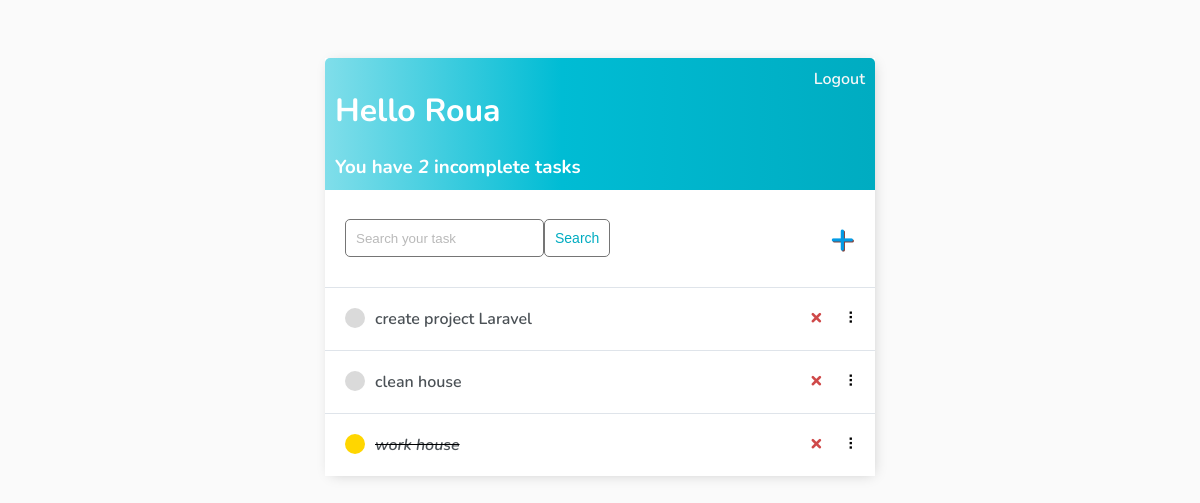
The app's page / (signed in), older data.
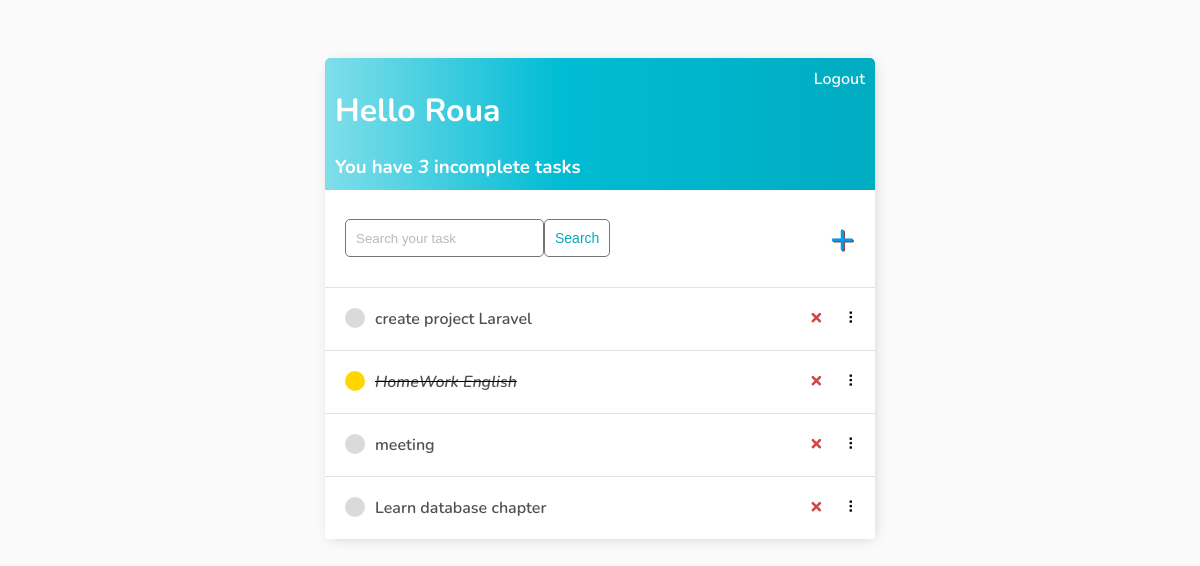
The same page, newer data.
### base/models.py (models this page shows)
class Task(models.Model):
    user = models.ForeignKey(
        User, on_delete=models.CASCADE, null=True, blank=True)
    title = models.CharField(max_length=200)
    description = models.TextField(null=True, blank=True)
    complete = models.BooleanField(default=False)
    created = models.DateTimeField(auto_now_add=True)
    def __str__(self):
        return self.title
    class Meta:
        order_with_respect_to = 'user'

### base/views.py (the view)
# urls.py: path('', TaskList.as_view(), name='tasks'),
class TaskList(LoginRequiredMixin, ListView):
    model = Task
    context_object_name = 'tasks'
    def get_context_data(self, **kwargs):
        context = super().get_context_data(**kwargs)
        context['tasks'] = context['tasks'].filter(user=self.request.user)
        context['count'] = context['tasks'].filter(complete=False).count()
        search_input = self.request.GET.get('search-area') or ''
        if search_input:
            context['tasks'] = context['tasks'].filter(
                title__contains=search_input)
        context['search_input'] = search_input
        return context

### base/templates/base/task_list.html (shortened to what this page needs)
{% extends 'base/main.html' %} {% block content %}
<div class="header-bar">
    <div>
        <h1>Hello {{request.user|title}}</h1>
        <h3 style="margin:0">You have <i>{{count}}</i> incomplete task{{ count|pluralize:"s" }}</h3>
    </div>
    {% if request.user.is_authenticated %}
    <a href="{% url 'logout' %}">Logout</a> {% else %}
    <a href="{% url 'login' %}">Login</a> {% endif %}
</div>
<div id="search-add-wrapper">
    <form method="GET" style="display: flex;">
        <input type='text' name='search-area' placeholder="Search your task" value="{{search_input}}">
        <input class="button" type="submit" value='Search'>
    </form>
    {% if tasks|length > 0 %}
    <a id="add-link" href="{% url 'task-create' %}">&#x2b;</a>
    {% endif %}
</div>
<div id="tasklist" class="task-items-wrapper">
    {% for task in tasks %}
    <div class="task-wrapper" data-position="{{task.pk}}">
        <div class="task-title">
            {% if task.complete %}
            <div class="task-complete-icon"></div>
            <i><s><a href="{% url 'task-update' task.id %}">{{task}}</a></s></i> {% else %}
            <div class="task-incomplete-icon"></div>
            <a href="{% url 'task-update' task.id %}">{{task}}</a> {% endif %}
        </div>
        <div class="task-controls">
            <a class="delete-link" href="{% url 'task-delete' task.id %}">&#215;</a>
            <span class="handle">&nbsp;&#10247;</span>
        </div>
    </div>
    {% empty %}
    <div style="text-align: center; padding-bottom: 10px; line-height: 1em;">
        <h3>No new tasks are created.</h3>
        <h3>Create a <a style="text-decoration: none; color: #e53935;" href="{% url 'task-create' %}">New task</a> ! </h3>
    </div>
    {% endfor %}
</div>
{% endblock content %}

### base/templates/base/main.html (shortened to what this page needs)
<!DOCTYPE html>
<html lang="en">
<head>
</head>
<body>
    <div class="container">
        {% block content %} {% endblock content %}
    </div>
</body>
</html>

### base/templates/base/main.html (style rules this page uses)
body { background-color: #FAFAFA; font-family: 'Nunito', sans-serif; padding-top: 50px; }
h1, h2, h3, h4, h5, h6, { font-family: 'Raleway', sans-serif; }
a, p { color: #4b5156 }
a { font-weight: 600; }
.container { max-width: 550px; margin: auto; background-color: #fff; -webkit-box-shadow: 2px 2px 13px -4px rgba(0, 0, 0, 0.21); box-shadow: 2px 2px 13px -4px rgba(0, 0, 0, 0.21); }
input { outline: none; border: none; }
.header-bar { display: flex; justify-content: space-between; color: #fff; padding: 10px; border-radius: 5px 5px 0 0; background: linear-gradient(90deg, #80DEEA 0%, #00BCD4 43%, #00ACC1 100%); }
.header-bar a { color: rgb(247, 247, 247); text-decoration: none; }
.task-wrapper { display: flex; align-items: center; justify-content: space-between; background-color: #fff; border-top: 1px solid #dfe4ea; overflow: hidden; }
.task-title { display: flex; padding: 20px; }
.task-title a { text-decoration: none; color: #4b5156; margin-left: 10px; }
.task-complete-icon { height: 20px; width: 20px; background-color: #FFD600; border-radius: 50%; }
.task-incomplete-icon { height: 20px; width: 20px; background-color: rgb(218, 218, 218); border-radius: 50%; }
.delete-link { text-decoration: none; font-weight: 900; color: #cf4949; font-size: 22px; line-height: 0; padding: 20px 0px; }
.handle { display: inline-block; padding: 20px 16px; cursor: grab; user-select: none; }
.handle:after, .handle:before { display: block; content: ""; }
#add-link { color: #039BE5; text-decoration: none; font-size: 42px; text-shadow: 1px 1px #81413b; }
#search-add-wrapper { display: flex; justify-content: space-between; align-items: center; padding: 20px; }
input[type=text], input[type=password], textarea { border: 1px solid #757575; border-radius: 5px; padding: 10px; width: 90%; }
::placeholder { font-weight: 300; opacity: 0.5; }
.button { border: 1px solid #757575; background-color: #FFF; color: #00ACC1; padding: 10px; font-size: 14px; border-radius: 5px; cursor: pointer; text-decoration: none; }

Row changes from the older to the newer data that the page shows:
removed Task: title "clean house"
removed Task: title "work house"
added Task: title "HomeWork English"
added Task: title "meeting"
added Task: title "Learn database chapter"
Text that changed along with them:
{{ count }}: "2" → "3"
